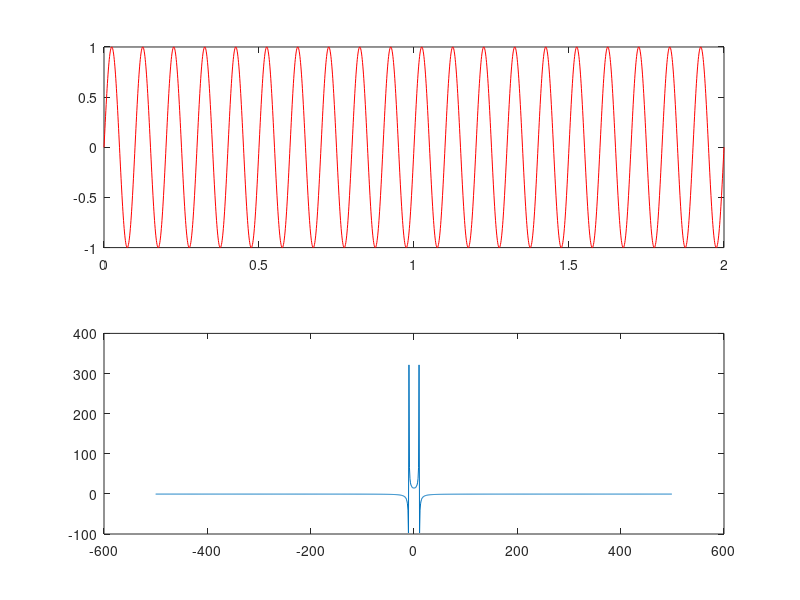
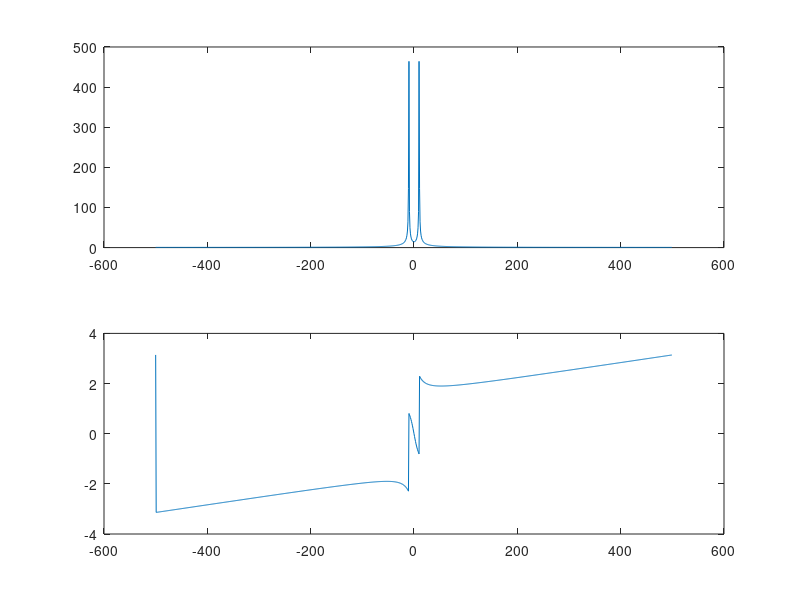

Reproduce these figures in MATLAB, in order.
clc;
clear all;
clf;

t = 0:0.001:2;
x = sin(2*pi*10*t);

N = 1024;
y = fftshift(fft(x, N));

fs = 1/0.001;
fval = fs*[(-(N/2):(N/2)-1)/N];

figure
subplot(2,1,1)
plot(t, x, 'r');
subplot(2,1,2)
plot(fval, y);

figure
subplot(2, 1, 1)
plot(fval, abs(y));
subplot(2, 1, 2)
plot(fval, angle(y));
